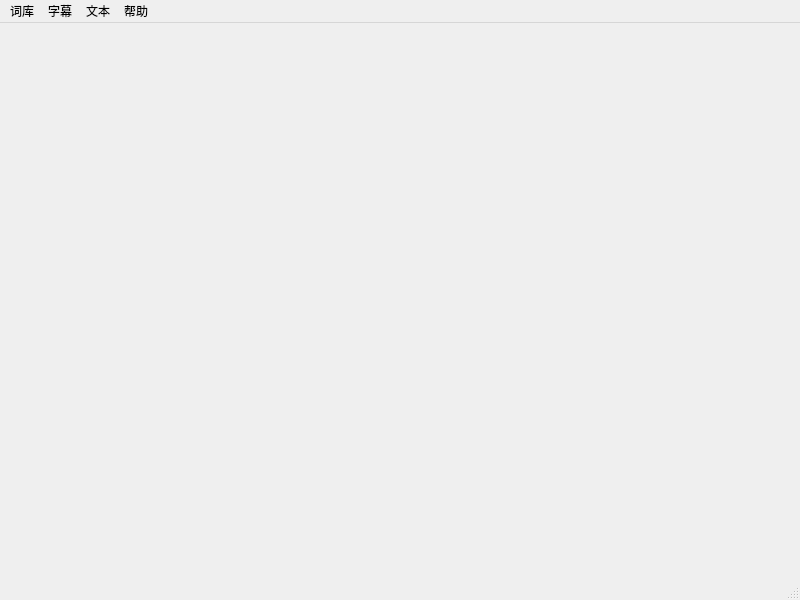
<?xml version="1.0" encoding="UTF-8"?>
<ui version="4.0">
 <class>MainWindow</class>
 <widget class="QMainWindow" name="MainWindow">
  <property name="geometry">
   <rect>
    <x>0</x>
    <y>0</y>
    <width>800</width>
    <height>600</height>
   </rect>
  </property>
  <property name="windowTitle">
   <string>MainWindow</string>
  </property>
  <widget class="QWidget" name="centralwidget"/>
  <widget class="QMenuBar" name="menubar">
   <property name="geometry">
    <rect>
     <x>0</x>
     <y>0</y>
     <width>800</width>
     <height>23</height>
    </rect>
   </property>
   <widget class="QMenu" name="menu">
    <property name="title">
     <string>词库</string>
    </property>
    <addaction name="action"/>
   </widget>
   <widget class="QMenu" name="menu_2">
    <property name="title">
     <string>字幕</string>
    </property>
   </widget>
   <widget class="QMenu" name="menu_3">
    <property name="title">
     <string>文本</string>
    </property>
   </widget>
   <widget class="QMenu" name="menu_4">
    <property name="title">
     <string>帮助</string>
    </property>
   </widget>
   <addaction name="menu"/>
   <addaction name="menu_2"/>
   <addaction name="menu_3"/>
   <addaction name="menu_4"/>
  </widget>
  <widget class="QStatusBar" name="statusbar"/>
  <action name="action">
   <property name="text">
    <string>从视频中生成词库</string>
   </property>
  </action>
 </widget>
 <resources/>
 <connections/>
</ui>
